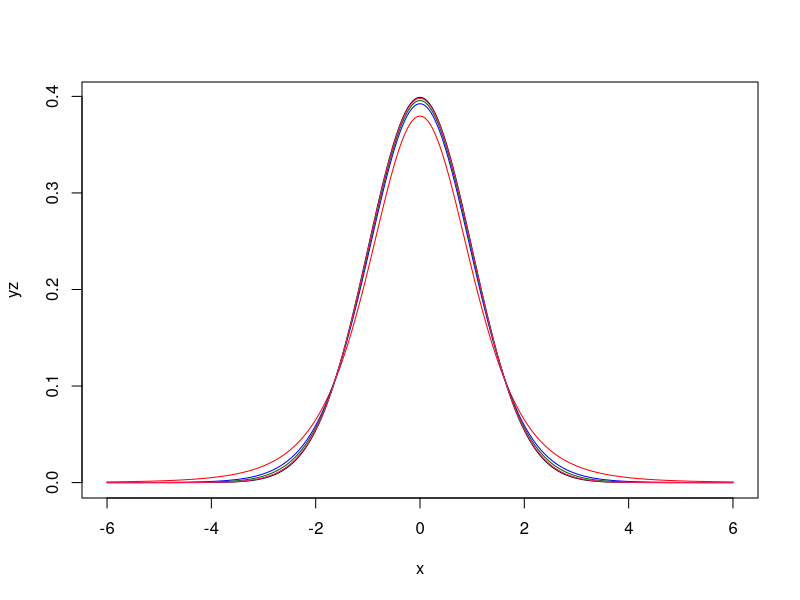

This chart was generated by the following R code:
##Z and t distributions comparison simulation

#n=100, xbar=20, sigma=4 CI 95
#wirte a function that calculates CI
x=seq(-6,6, by=0.01)
y1=dt(x, df=5)
y2=dt(x, df=15)
y3=dt(x, df=30)
y4=dt(x, df=99)

yz=dnorm(x)

plot(x, yz, typ="l")
lines(x,y1, col="red")
lines(x,y2, col="blue")
lines(x,y3, col="darkgreen")
lines(x,y4, col="#FF1666")

#Examples z-test
#qnorm((1-p)/2)
qnorm(0.03)

##Examples 
xbar=25
s=8
n=10
qt(0.05, df=n-1, lower.tail = TRUE)   ##this gives the Pr(t<value)=0.975


#95%CI=[xbar-2.26*s/sqrt(10), xbar-2.26*s/sqrt(10)]


qnorm(0.05)
qt(0.05, df=300, lower.tail = TRUE)

